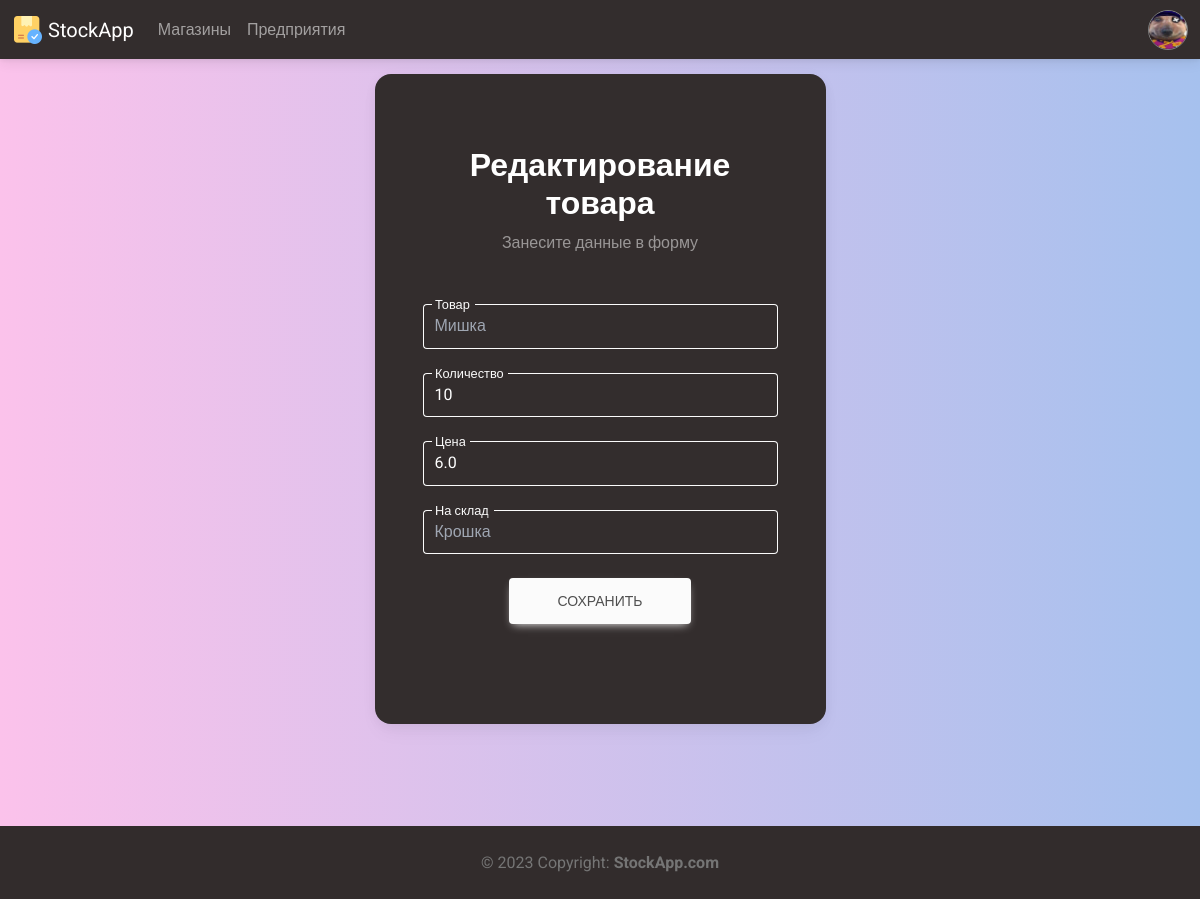
The app's page /shop/edit_product/5 (signed in), older data.
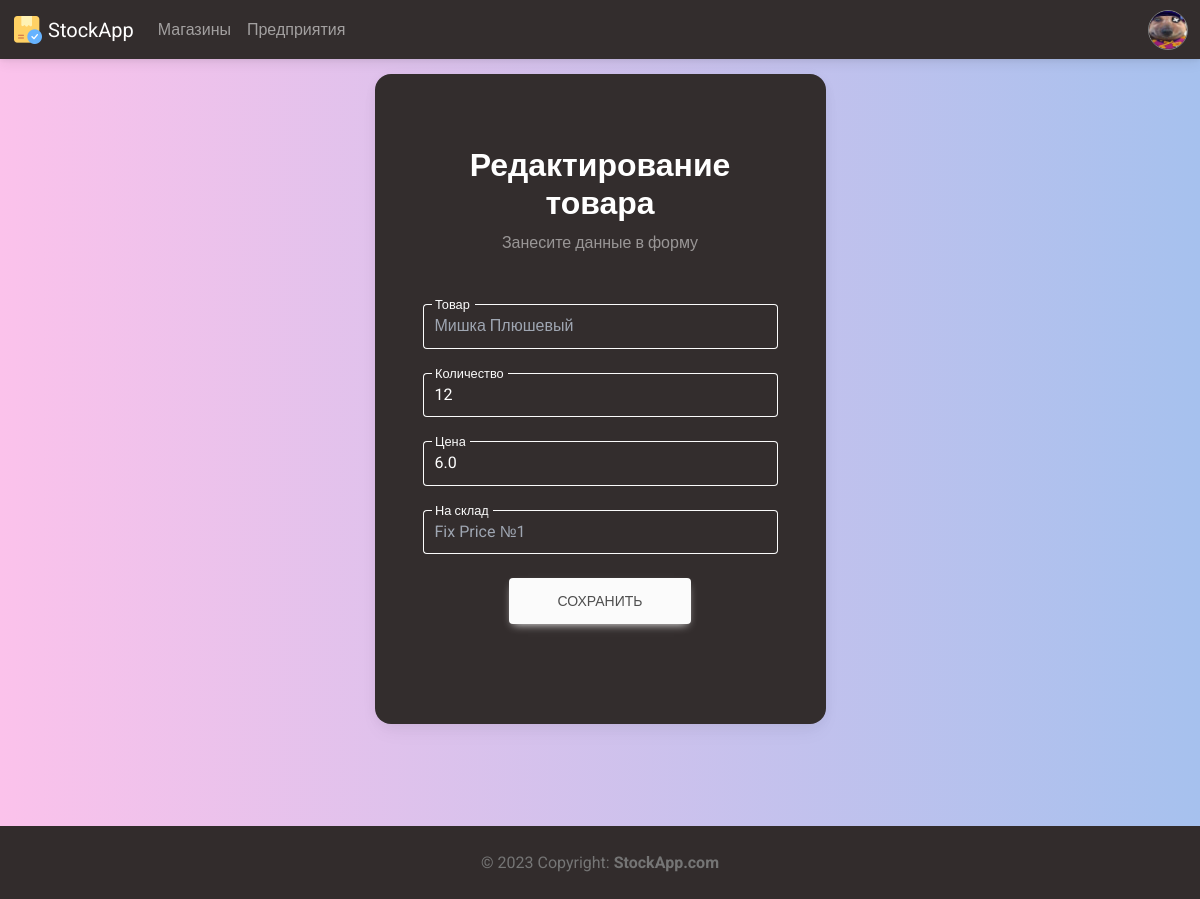
The same page, newer data.
### Shop/models.py (models this page shows, shortened)
class Product(models.Model):
    item = models.ForeignKey('Manufacture.CatalogItem', on_delete=models.CASCADE, blank=False, verbose_name='Товар')
    stock = models.ForeignKey('Shop', on_delete=models.CASCADE, blank=False, verbose_name='Магазин')
    amount = models.IntegerField(validators=[MinValueValidator(0), MaxValueValidator(252735000000000)], verbose_name='Количество')
    price = models.FloatField(validators=[MinValueValidator(0.01), MaxValueValidator(252734999999999.97)], verbose_name='Цена')
    class Meta:
        verbose_name = 'Товар'
        verbose_name_plural = 'Товары'
        ordering = ['-id']

class Shop(models.Model):
    name = models.CharField(max_length = 150, verbose_name='Название', unique=True)
    photo = models.ImageField(upload_to = 'shop/%Y/%m/%d/', blank=False, verbose_name='Фото')
    bio = models.TextField(blank=True, verbose_name='О магазине')
    code = models.CharField(max_length = 16, verbose_name='Код')
    class Meta:
        verbose_name = 'Магазин'
        verbose_name_plural = 'Магазины'
        ordering = ['-name', '-bio']

### Manufacture/models.py (models this page shows, shortened)
class CatalogItem(models.Model):
    manufacturer = models.ForeignKey('Manufacture', on_delete=models.CASCADE, blank=False, null=True, verbose_name='Производитель')
    name = models.CharField(max_length = 150, verbose_name='Название')
    bio = models.TextField(blank=True, verbose_name='О товаре')
    code = models.CharField(max_length = 13, verbose_name='Код товара')
    photo = models.ImageField(upload_to = 'catalog_items/%Y/%m/%d/', blank=False, verbose_name='Фото')
    date_of_manufacture = models.DateField(verbose_name='Дата производства')
    expiration_date = models.DateField(verbose_name='Годен до')
    price = models.FloatField(validators=[MinValueValidator(0.01), MaxValueValidator(252734999999999.97)], verbose_name='Цена')
    class Meta:
        verbose_name = 'Товар каталога'
        verbose_name_plural = 'Товары каталога'
        ordering = ['-name', '-id']

### Shop/views.py (the view)
# urls.py: path('edit_product/<int:id>', edit_product, name='edit_product'),
@login_required(login_url='login')
def edit_product(request, id):
    profile = Profile.objects.get(user=request.user)
    if profile.shops.filter(name=Product.objects.get(id=id).stock.name).exists():
        product = Product.objects.get(id=id)
        shop = Shop.objects.get(name=product.stock.name)
        form = CreateProductForm(request.POST or None, instance=product)
        if form.is_valid():
            form.save()
            messages.success(request, ("Данные сохранены"))
            return redirect('view_shop', name=product.stock.name)
        context = {
            'title': 'Редактирование товара',
            'request': request,
            'form': form,
            'product': product,
        }
        return render(request, 'edit_product.html', context)
    else:
        messages.success(request, ("Вы не можете редактировать данный товар, так как не состоите в магазине, которому он принадлежит"))
        return redirect('view_shop', name=Product.objects.get(id=id).stock.name)

### Shop/forms.py
class CreateProductForm(forms.ModelForm):
    class Meta:
        model = Product
        fields = ('amount', 'price')
    def __init__(self, *args, **kwargs):
        super(CreateProductForm, self).__init__(*args, **kwargs)
        self.fields['amount'].widget.attrs={'class': 'form-control form-control-lg', 'id': 'typeAmountX', 'step': '1'}
        self.fields['price'].widget.attrs={'class': 'form-control form-control-lg', 'id': 'typePriceX', 'step': '0.01'}

### Main/templatetags/main_tags.py (called while the page is built)
@register.inclusion_tag('modules/nav_profile.html')
def nav_profile(request):
    if request.user.is_authenticated:
        userobj = User.objects.get(username=request.user)
        profile = Profile.objects.get(user=userobj)
        context = {
            "request": request,
            "profile": profile,
        }
    else:
        context = {
            "request": request,
        }
    return context

### Shop/templates/edit_product.html (shortened to what this page needs)
{% extends 'base.html' %}
{% load static %}
{% block head %}
<link rel="stylesheet" href="{% static 'styles/profile.css' %}">
{% endblock %}
{% block content %}
<section class="vh-100 gradient-custom-2">
    <div class="container py-5 h-50">
      <div class="row d-flex justify-content-center align-items-center h-50">
        <div class="col-12 col-md-8 col-lg-6 col-xl-5">
          <div class="card bg-dark text-white" style="border-radius: 1rem;">
            <div class="card-body p-5 text-center">
              <div class="mb-md-5 mt-md-4 pb-1">
                <h2 class="fw-bold mb-">{{title}}</h2>
                <p class="text-white-50 mb-5">Занесите данные в форму</p>
                <form action="" method="POST">
                  <div class="form-outline form-white mb-4">
                    <input type="text" id="typeNameX" class="form-control form-control-lg bg-dark text-secondary disabled" value="{{product.item.name}}" readonly name="item">
                    <label class="form-label" for="typeNameX">Товар</label>
                  </div>
                  <div class="form-outline form-white mb-4">
                    {{form.amount}}
                    <label class="form-label" for="typeAmountX">Количество</label>
                  </div>
                  <div class="form-outline form-white mb-4">
                    {{form.price}}
                    <label class="form-label" for="typePriceX">Цена</label>
                  </div>
                  <div class="form-outline form-white mb-4">
                    <input type="text" id="typeNameX" class="form-control form-control-lg bg-dark text-secondary disabled" value="{{product.stock.name}}" readonly>
                    <label class="form-label" for="typeNameX">На склад</label>
                  </div>
                  <button class="btn btn-light btn-lg px-5" type="submit">Сохранить</button>
                </form>
              </div>
            </div>
          </div>
        </div>
      </div>
    </div>
</section>
{% endblock %}

Row changes from the older to the newer data that the page shows:
changed Product: item "Мишка" → "Мишка Плюшевый"; amount "10" → "12"; stock.name "Крошка" → "Fix Price №1"
